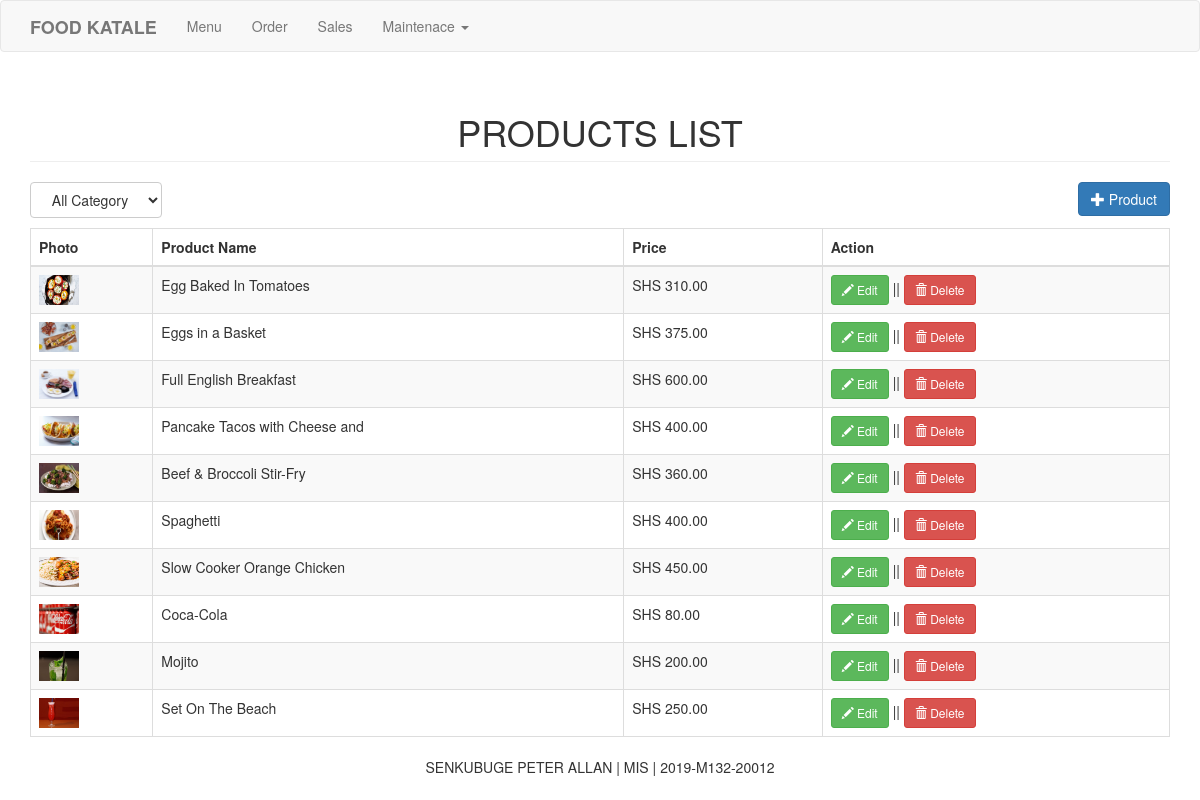
The page /product.php on the database its author committed.
### tables this page shows
CREATE TABLE `product` (
  `productid` int(11) NOT NULL,
  `categoryid` int(1) NOT NULL,
  `productname` varchar(30) NOT NULL,
  `price` double NOT NULL,
  `photo` varchar(150) NOT NULL
);

### product.php (the view, shortened to what this page needs)
<?php include('header.php'); ?>
<body>
<?php include('navbar.php'); ?>
<div class="container">
	<h1 class="page-header text-center">PRODUCTS LIST</h1>
	<div class="row">
		<div class="col-md-12">
			<select id="catList" class="btn btn-default">
			<option value="0">All Category</option>
			</select>
			<a href="#addproduct" data-toggle="modal" class="pull-right btn btn-primary"><span class="glyphicon glyphicon-plus"></span> Product</a>
		</div>
	</div>
	<div style="margin-top:10px;">
		<table class="table table-striped table-bordered">
			<thead>
				<th>Photo</th>
				<th>Product Name</th>
				<th>Price</th>
				<th>Action</th>
			</thead>
			<tbody>
				<?php
					$where = "";
					$sql="select * from product left join category on category.categoryid=product.categoryid $where order by product.categoryid asc, productname asc";
					$query=$conn->query($sql);
					while($row=$query->fetch_array()){
						?>
						<tr>
							<td><a href="<?php if(empty($row['photo'])){echo "upload/noimage.jpg";} else{echo $row['photo'];} ?>"><img src="<?php if(empty($row['photo'])){echo "upload/noimage.jpg";} else{echo $row['photo'];} ?>" height="30px" width="40px"></a></td>
							<td><?php echo $row['productname']; ?></td>
							<td>SHS <?php echo number_format($row['price'], 2); ?></td>
							<td>
								<a href="#editproduct<?php echo $row['productid']; ?>" data-toggle="modal" class="btn btn-success btn-sm"><span class="glyphicon glyphicon-pencil"></span> Edit</a> || <a href="#deleteproduct<?php echo $row['productid']; ?>" data-toggle="modal" class="btn btn-danger btn-sm"><span class="glyphicon glyphicon-trash"></span> Delete</a>
							</td>
						</tr>
						<?php
					}
				?>
			</tbody>
		</table>
	</div>
</div>
</body>
<footer><center>SENKUBUGE PETER ALLAN | MIS | 2019-M132-20012</center></footer>
</html>

### rows shown on the page
product: photo (picture), productname "Egg Baked In Tomatoes", price "310.00"
product: photo (picture), productname "Eggs in a Basket", price "375.00"
product: photo (picture), productname "Full English Breakfast", price "600.00"
product: photo (picture), productname "Pancake Tacos with Cheese and", price "400.00"
product: photo (picture), productname "Beef & Broccoli Stir-Fry", price "360.00"
product: photo (picture), productname "Spaghetti", price "400.00"
product: photo (picture), productname "Slow Cooker Orange Chicken", price "450.00"
product: photo (picture), productname "Coca-Cola", price "80.00"
product: photo (picture), productname "Mojito", price "200.00"
product: photo (picture), productname "Set On The Beach", price "250.00"
